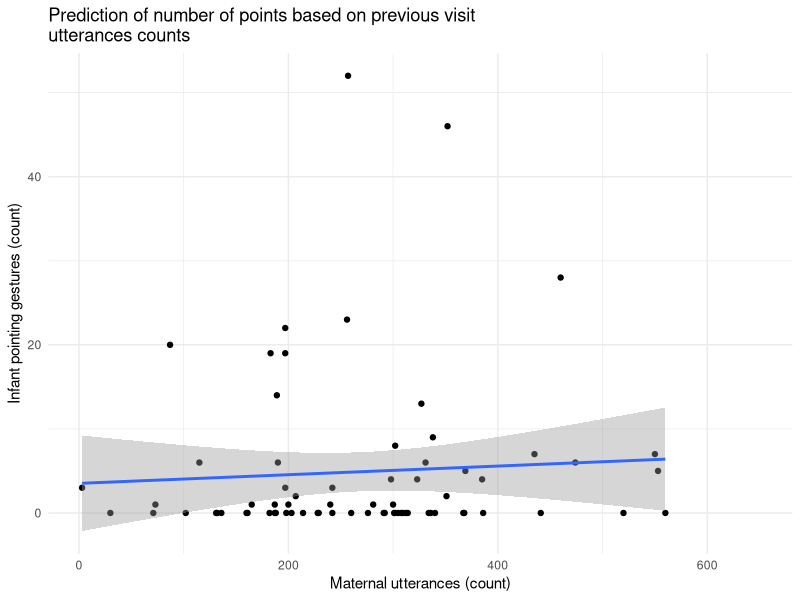
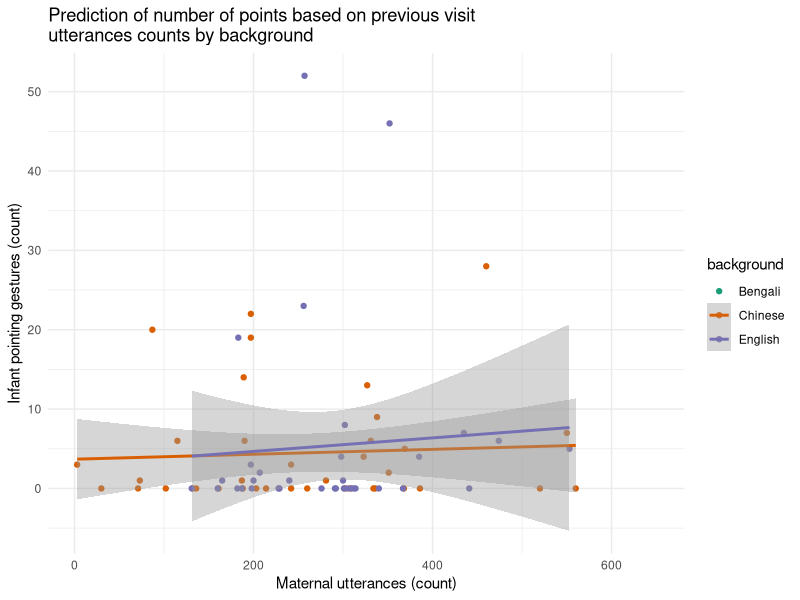
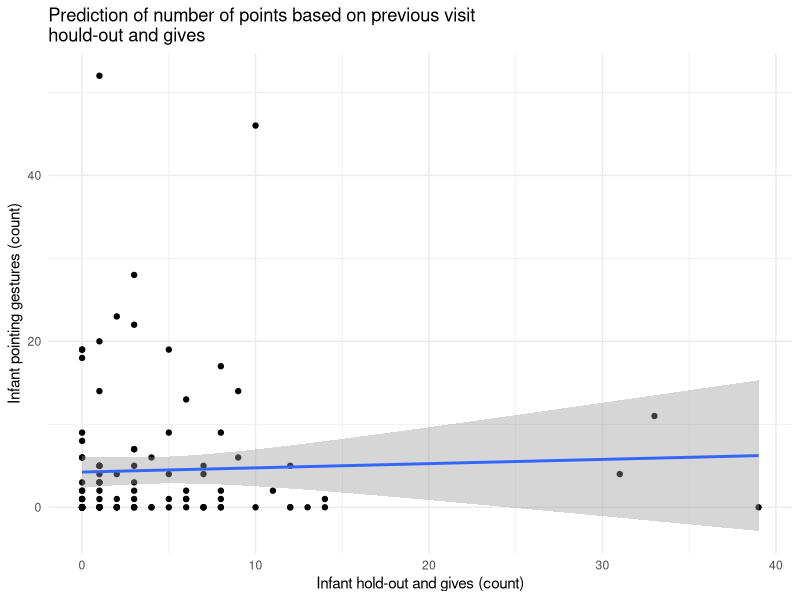
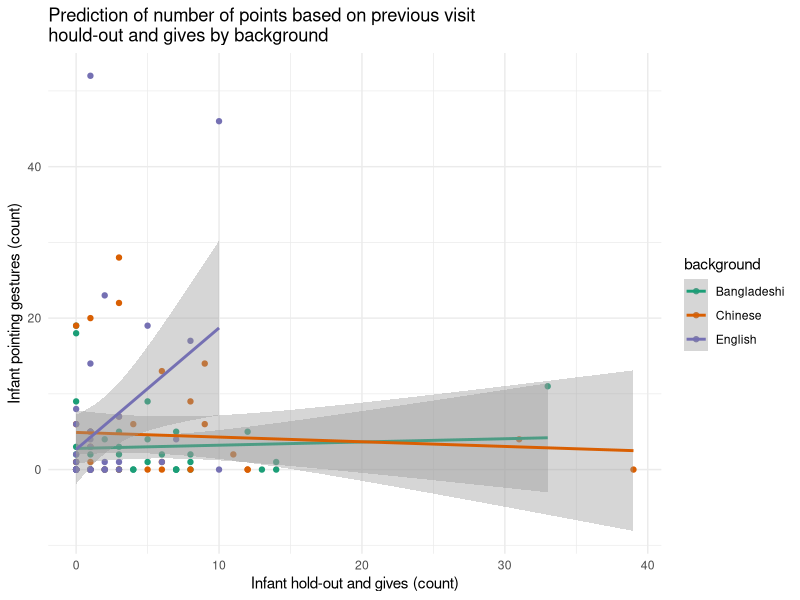
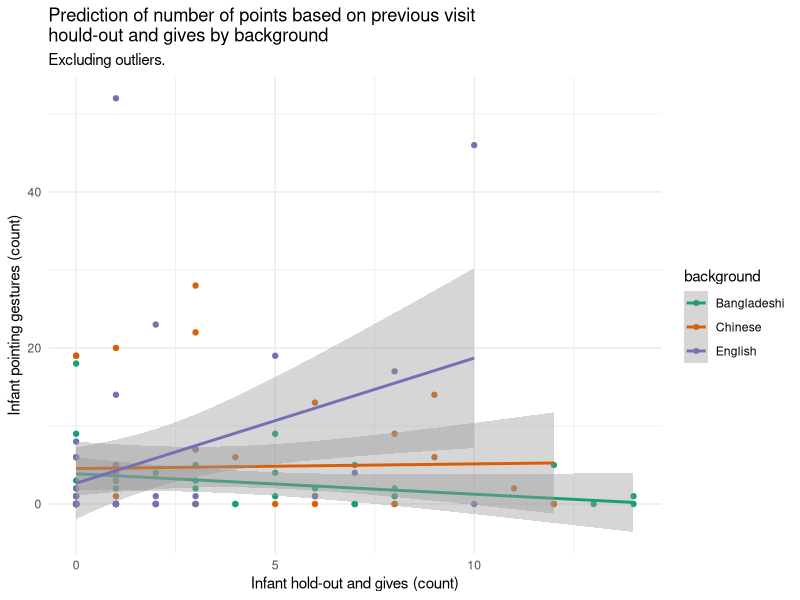
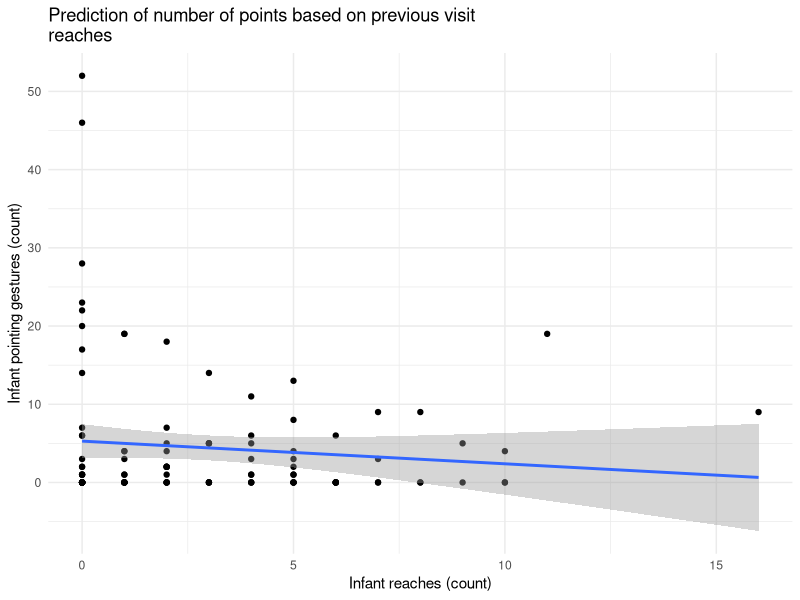
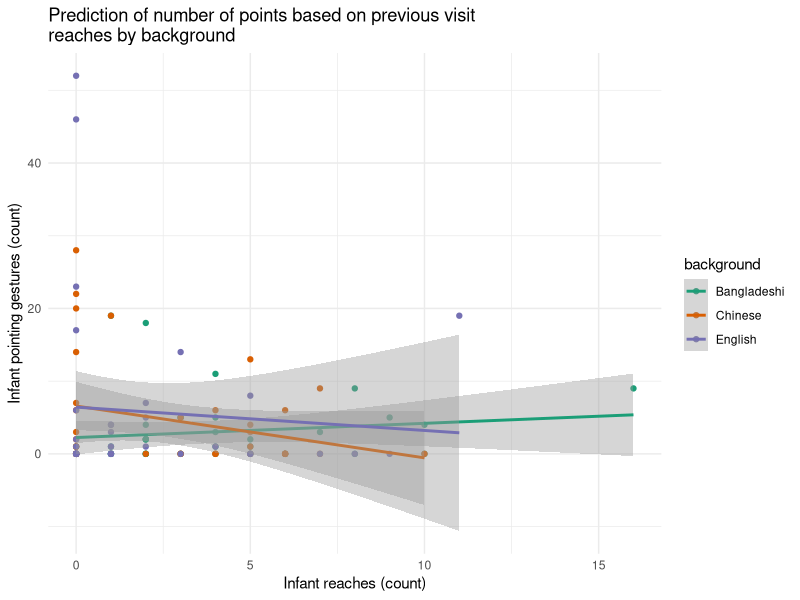
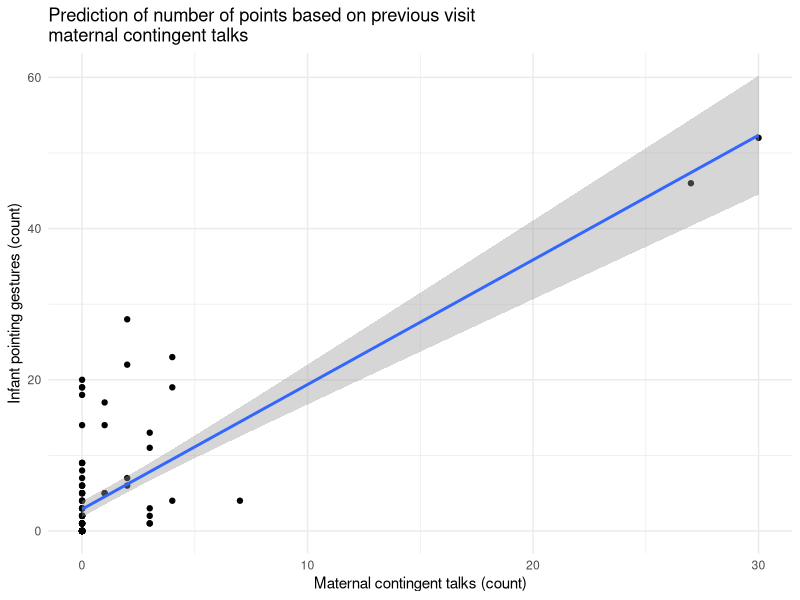

Write R code to recreate these figures, in order.
## ---- chunk 1
knitr::opts_chunk$set(echo = FALSE, fig.align = "center")
knitr::opts_knit$set(root.dir = normalizePath("../../"))
library(fitdistrplus)
library(tidyverse)
theme_set(theme_minimal())
scale_colour_discrete <- function(...) scale_color_brewer(..., type = "qual", palette = "Dark2")
scale_fill_discrete <- function(...) scale_fill_brewer(..., type = "qual", palette = "Dark2")
## ---- chunk 2
gestures <- read_csv("./data/gestures.csv")

gestures_tot <- gestures %>%
  group_by(dyad, background, months, gesture) %>%
  summarise(
    count = sum(count),
    ct = sum(ct)
  ) %>%
  ungroup() %>%
  mutate(
    gesture = factor(gesture, levels = c("reach", "point", "ho_gv"))
  ) %>%
  mutate_if(is.character, as.factor)

utterances <- read_csv("./data/utterances.csv")

# NAs not removed in sum()
utterances_tot <- utterances %>%
  group_by(dyad, background, months) %>%
  summarise(
    utterances = sum(utterances)
  ) %>%
  ungroup() %>%
  mutate_if(is.character, as.factor)

point <- gestures %>%
  filter(gesture == "point") %>%
  group_by(dyad, background, months) %>%
  summarise(
    count = sum(count)
  ) %>%
  ungroup() %>%
  mutate_if(is.character, as.factor)

utter_point <- left_join(utterances_tot, point) %>%
  rename(point = count)

utterances_compl <- utterances %>% na.omit()
utterances_tcompl <- utterances_tot %>% na.omit()

utter_point_lead <- utter_point %>%
  group_by(dyad) %>%
  mutate(
    lead_point = lead(point)
  ) %>%
  filter(months != 12)

hg_point_lead <- gestures_tot %>%
  dplyr::select(-ct) %>%
  spread(gesture, count) %>%
  dplyr::select(-reach) %>%
  group_by(dyad) %>%
  mutate(
    lead_point = lead(point)
  ) %>%
  filter(months != 12)

reaches_point_lead <- gestures_tot %>%
  dplyr::select(-ct) %>%
  spread(gesture, count) %>%
  dplyr::select(-ho_gv) %>%
  group_by(dyad) %>%
  mutate(
    lead_point = lead(point)
  ) %>%
  filter(months != 12)

ct_point_lead <- gestures_tot %>%
  filter(gesture == "point") %>%
  select(-gesture) %>%
  rename(point = count) %>%
  group_by(dyad) %>%
  mutate(
    lead_point = lead(point)
  ) %>%
  filter(months != 12)
## ---- chunk 3
utter_point_lead %>%
  ggplot(aes(utterances, lead_point)) +
  geom_point() +
  geom_smooth(method = "lm") +
  labs(
    title = "Prediction of number of points based on previous visit\nutterances counts",
    x = "Maternal utterances (count)",
    y = "Infant pointing gestures (count)"
  )
## ---- chunk 4
utter_point_lead %>%
  ggplot(aes(utterances, lead_point, colour = background)) +
  geom_point() +
  geom_smooth(method = "lm") +
  labs(
    title = "Prediction of number of points based on previous visit\nutterances counts by background",
    x = "Maternal utterances (count)",
    y = "Infant pointing gestures (count)"
  )
## ---- chunk 5
hg_point_lead %>%
  ggplot(aes(ho_gv, lead_point)) +
  geom_point() +
  geom_smooth(method = "lm") +
  labs(
    title = "Prediction of number of points based on previous visit\nhould-out and gives",
    x = "Infant hold-out and gives (count)",
    y = "Infant pointing gestures (count)"
  )
## ---- chunk 6
hg_point_lead %>%
  ggplot(aes(ho_gv, lead_point, colour = background)) +
  geom_point() +
  geom_smooth(method = "lm") +
  labs(
    title = "Prediction of number of points based on previous visit\nhould-out and gives by background",
    x = "Infant hold-out and gives (count)",
    y = "Infant pointing gestures (count)"
  )
## ---- chunk 7
hg_point_lead %>%
  filter(ho_gv < 20) %>%
  ggplot(aes(ho_gv, lead_point, colour = background)) +
  geom_point() +
  geom_smooth(method = "lm") +
  labs(
    title = "Prediction of number of points based on previous visit\nhould-out and gives by background",
    subtitle = "Excluding outliers.",
    x = "Infant hold-out and gives (count)",
    y = "Infant pointing gestures (count)"
  )
## ---- chunk 8
reaches_point_lead %>%
  ggplot(aes(reach, lead_point)) +
  geom_point() +
  geom_smooth(method = "lm") +
  labs(
    title = "Prediction of number of points based on previous visit\nreaches",
    x = "Infant reaches (count)",
    y = "Infant pointing gestures (count)"
  )
## ---- chunk 9
reaches_point_lead %>%
  ggplot(aes(reach, lead_point, colour = background)) +
  geom_point() +
  geom_smooth(method = "lm") +
  labs(
    title = "Prediction of number of points based on previous visit\nreaches by background",
    x = "Infant reaches (count)",
    y = "Infant pointing gestures (count)"
  )
## ---- chunk 10
ct_point_lead %>%
  ggplot(aes(ct, lead_point)) +
  geom_point() +
  geom_smooth(method = "lm") +
  labs(
    title = "Prediction of number of points based on previous visit\nmaternal contingent talks",
    x = "Maternal contingent talks (count)",
    y = "Infant pointing gestures (count)"
  )
## ---- chunk 11
ct_point_lead %>%
  filter(ct < 20) %>%
  ggplot(aes(ct, lead_point)) +
  geom_point() +
  geom_smooth(method = "lm") +
  labs(
    title = "Prediction of number of points based on previous visit\nmaternal contingent talks",
    subtitle = "Excluding outliers.",
    x = "Maternal contingent talks (count)",
    y = "Infant pointing gestures (count)"
  )
## ---- chunk 12
ct_point_lead %>%
  filter(ct < 20) %>%
  ggplot(aes(ct, lead_point, colour = background)) +
  geom_point() +
  geom_smooth(method = "lm") +
  labs(
    title = "Prediction of number of points based on previous visit\nmaternal contingent talks by background",
    subtitle = "Excluding outliers.",
    x = "Maternal contingent talks (count)",
    y = "Infant pointing gestures (count)"
  )
